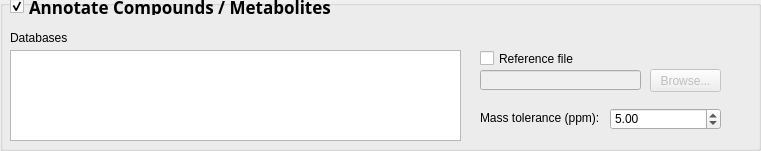
   <widget class="QGroupBox" name="groupBox_annotate_compounds">
    <property name="geometry">
     <rect>
      <x>20</x>
      <y>492</y>
      <width>761</width>
      <height>151</height>
     </rect>
    </property>
    <property name="title">
     <string/>
    </property>
    <widget class="QCheckBox" name="checkBox_annotate_compounds">
     <property name="enabled">
      <bool>true</bool>
     </property>
     <property name="geometry">
      <rect>
       <x>10</x>
       <y>-2</y>
       <width>351</width>
       <height>17</height>
      </rect>
     </property>
     <property name="font">
      <font>
       <family>.SF NS Text</family>
       <pointsize>13</pointsize>
       <weight>75</weight>
       <bold>true</bold>
      </font>
     </property>
     <property name="text">
      <string>Annotate Compounds / Metabolites</string>
     </property>
     <property name="checked">
      <bool>true</bool>
     </property>
    </widget>
    <widget class="QLineEdit" name="lineEdit_filename_reference">
     <property name="enabled">
      <bool>false</bool>
     </property>
     <property name="geometry">
      <rect>
       <x>480</x>
       <y>70</y>
       <width>161</width>
       <height>20</height>
      </rect>
     </property>
     <property name="text">
      <string/>
     </property>
     <property name="readOnly">
      <bool>true</bool>
     </property>
    </widget>
    <widget class="QPushButton" name="pushButton_filename_reference">
     <property name="enabled">
      <bool>false</bool>
     </property>
     <property name="geometry">
      <rect>
       <x>650</x>
       <y>69</y>
       <width>71</width>
       <height>23</height>
      </rect>
     </property>
     <property name="minimumSize">
      <size>
       <width>63</width>
       <height>23</height>
      </size>
     </property>
     <property name="text">
      <string>Browse...</string>
     </property>
    </widget>
    <widget class="QCheckBox" name="checkBox_filename_reference">
     <property name="enabled">
      <bool>true</bool>
     </property>
     <property name="geometry">
      <rect>
       <x>480</x>
       <y>50</y>
       <width>251</width>
       <height>17</height>
      </rect>
     </property>
     <property name="text">
      <string>Reference file</string>
     </property>
     <property name="checked">
      <bool>false</bool>
     </property>
    </widget>
    <widget class="QListWidget" name="listWidget_databases">
     <property name="geometry">
      <rect>
       <x>10</x>
       <y>50</y>
       <width>451</width>
       <height>91</height>
      </rect>
     </property>
    </widget>
    <widget class="QLabel" name="label_databases">
     <property name="geometry">
      <rect>
       <x>10</x>
       <y>30</y>
       <width>71</width>
       <height>16</height>
      </rect>
     </property>
     <property name="text">
      <string>Databases</string>
     </property>
    </widget>
    <widget class="QLabel" name="label_mf_ppm_tolerance">
     <property name="enabled">
      <bool>true</bool>
     </property>
     <property name="geometry">
      <rect>
       <x>480</x>
       <y>110</y>
       <width>141</width>
       <height>16</height>
      </rect>
     </property>
     <property name="text">
      <string>Mass tolerance (ppm):</string>
     </property>
    </widget>
    <widget class="QDoubleSpinBox" name="doubleSpinBox_mf_ppm_error">
     <property name="geometry">
      <rect>
       <x>610</x>
       <y>108</y>
       <width>111</width>
       <height>22</height>
      </rect>
     </property>
     <property name="maximum">
      <double>100000.000000000000000</double>
     </property>
     <property name="value">
      <double>5.000000000000000</double>
     </property>
    </widget>
   </widget>
